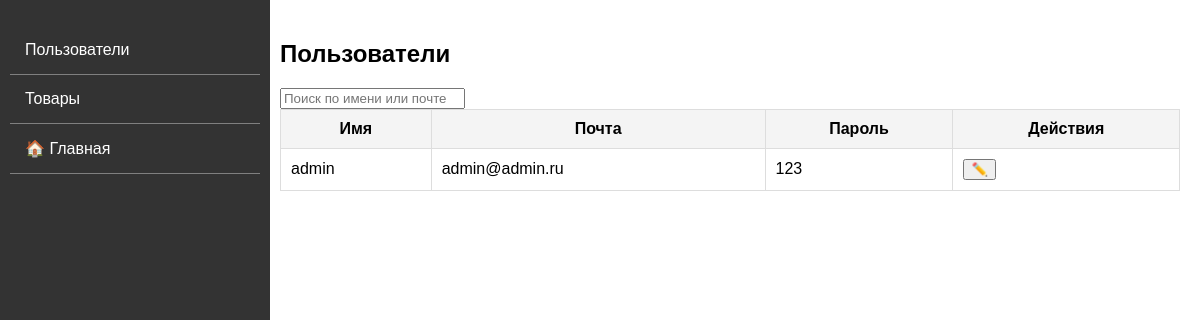
Page /admin.php on the earlier database version.
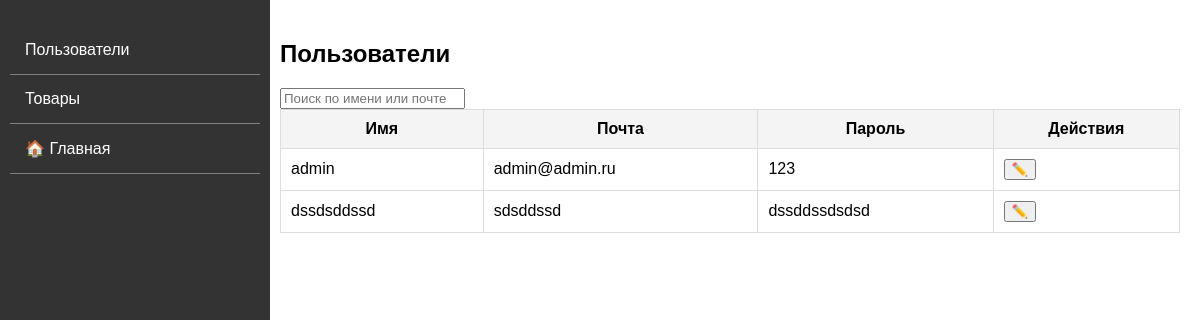
Same page on the later database version.
### tables this page shows
CREATE TABLE `users` (
  `id` int NOT NULL,
  `email` varchar(255) NOT NULL,
  `password` varchar(255) NOT NULL,
  `phone_number` varchar(10) DEFAULT NULL,
  `name` varchar(255) NOT NULL,
  `address` varchar(255) DEFAULT NULL,
  `admin` varchar(1) NOT NULL DEFAULT '0'
);

### php/admins/admins.php (called while the page is built, shortened)
<?php
require_once "php/sqlconnect.php";
$queryUsersForAdmins = $conn->query("SELECT `id`, `email`, `password`, `name` FROM `users`");
?>

### admin.php (the view, shortened to what this page needs)
<?php
require_once "php/admins/admins.php";
?>
<!DOCTYPE html>
<html lang="ru">
<head>
    <link href="src\style-admin.css" rel="stylesheet">
</head>
<body>
<div class="container">
    <nav class="sidebar">
        <ul>
            <li><a href="#" id="usersTab">Пользователи</a></li>
            <li><a href="#" id="productsTab">Товары</a></li>
            <li><a href="/" id="homeLink">🏠 Главная</a></li>
        </ul>
    </nav>
    <main class="content">
        <section id="usersSection">
            <h2>Пользователи</h2>
            <input type="text" id="searchUser" placeholder="Поиск по имени или почте">
            <table id="usersTable">
                <thead>
                    <tr>
                        <th>Имя</th>
                        <th>Почта</th>
                        <th>Пароль</th>
                        <th>Действия</th>
                    </tr>
                </thead>
                <tbody>
                    <?php
                    while ($user = $queryUsersForAdmins->fetch_assoc())
                    {
                    ?>
                    <tr>
                        <td><?=$user["name"]?></td>
                        <td><?=$user["email"]?></td>
                        <td><?=$user["password"]?></td>
                        <td><button onclick="editUser('<?=$user['id']?>', '<?=$user['name']?>', '<?=$user['password']?>')">✏️</button></td>
                    </tr>
                    <?php
                    }
                    ?>
                </tbody>
            </table>
        </section>
    </main>
</div>
</body>
</html>

Differences in the rows shown:
added users: name "dssdsddssd", email "sdsddssd", password "dssddssdsdsd"
